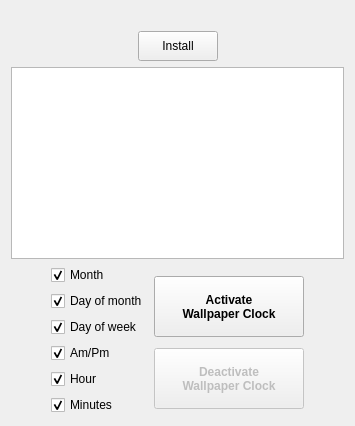
        <widget class="QWidget" name="wallpaper_clocks">
         <layout class="QVBoxLayout" name="verticalLayout_7">
          <item>
           <widget class="QLabel" name="label_9">
            <property name="font">
             <font>
              <weight>50</weight>
              <bold>false</bold>
             </font>
            </property>
            <property name="text">
             <string notr="true"/>
            </property>
            <property name="alignment">
             <set>Qt::AlignCenter</set>
            </property>
           </widget>
          </item>
          <item>
           <layout class="QHBoxLayout" name="horizontalLayout_3">
            <item>
             <spacer name="horizontalSpacer_5">
              <property name="orientation">
               <enum>Qt::Horizontal</enum>
              </property>
              <property name="sizeHint" stdset="0">
               <size>
                <width>40</width>
                <height>20</height>
               </size>
              </property>
             </spacer>
            </item>
            <item>
             <widget class="QPushButton" name="install_clock">
              <property name="minimumSize">
               <size>
                <width>0</width>
                <height>30</height>
               </size>
              </property>
              <property name="focusPolicy">
               <enum>Qt::NoFocus</enum>
              </property>
              <property name="toolTip">
               <string>You can also drag&amp;drop a .wcz file to install a wallpaper clock</string>
              </property>
              <property name="statusTip">
               <string/>
              </property>
              <property name="text">
               <string>Install</string>
              </property>
              <property name="icon">
               <iconset theme="list-add">
                <normaloff/>
               </iconset>
              </property>
              <property name="iconSize">
               <size>
                <width>20</width>
                <height>20</height>
               </size>
              </property>
             </widget>
            </item>
            <item>
             <spacer name="horizontalSpacer_6">
              <property name="orientation">
               <enum>Qt::Horizontal</enum>
              </property>
              <property name="sizeHint" stdset="0">
               <size>
                <width>40</width>
                <height>20</height>
               </size>
              </property>
             </spacer>
            </item>
           </layout>
          </item>
          <item>
           <widget class="QTableWidget" name="clocksTableWidget">
            <property name="minimumSize">
             <size>
              <width>0</width>
              <height>136</height>
             </size>
            </property>
            <property name="maximumSize">
             <size>
              <width>16777215</width>
              <height>420</height>
             </size>
            </property>
            <property name="contextMenuPolicy">
             <enum>Qt::CustomContextMenu</enum>
            </property>
            <property name="selectionMode">
             <enum>QAbstractItemView::SingleSelection</enum>
            </property>
            <property name="selectionBehavior">
             <enum>QAbstractItemView::SelectRows</enum>
            </property>
            <property name="showGrid">
             <bool>false</bool>
            </property>
            <property name="wordWrap">
             <bool>true</bool>
            </property>
            <property name="cornerButtonEnabled">
             <bool>false</bool>
            </property>
            <attribute name="horizontalHeaderVisible">
             <bool>false</bool>
            </attribute>
            <attribute name="horizontalHeaderCascadingSectionResizes">
             <bool>true</bool>
            </attribute>
            <attribute name="horizontalHeaderDefaultSectionSize">
             <number>88</number>
            </attribute>
            <attribute name="horizontalHeaderMinimumSectionSize">
             <number>88</number>
            </attribute>
            <attribute name="horizontalHeaderShowSortIndicator" stdset="0">
             <bool>false</bool>
            </attribute>
            <attribute name="horizontalHeaderStretchLastSection">
             <bool>true</bool>
            </attribute>
            <attribute name="verticalHeaderVisible">
             <bool>false</bool>
            </attribute>
            <attribute name="verticalHeaderDefaultSectionSize">
             <number>67</number>
            </attribute>
            <attribute name="verticalHeaderMinimumSectionSize">
             <number>67</number>
            </attribute>
            <column>
             <property name="text">
              <string notr="true">Default</string>
             </property>
            </column>
            <column>
             <property name="text">
              <string notr="true">Preview</string>
             </property>
            </column>
            <column>
             <property name="text">
              <string notr="true">Name</string>
             </property>
            </column>
           </widget>
          </item>
          <item>
           <layout class="QHBoxLayout" name="horizontalLayout_8">
            <item>
             <spacer name="horizontalSpacer_3">
              <property name="orientation">
               <enum>Qt::Horizontal</enum>
              </property>
              <property name="sizeHint" stdset="0">
               <size>
                <width>40</width>
                <height>20</height>
               </size>
              </property>
             </spacer>
            </item>
            <item>
             <layout class="QVBoxLayout" name="verticalLayout">
              <item>
               <widget class="QCheckBox" name="month_checkBox">
                <property name="focusPolicy">
                 <enum>Qt::NoFocus</enum>
                </property>
                <property name="toolTip">
                 <string/>
                </property>
                <property name="statusTip">
                 <string>January,February...</string>
                </property>
                <property name="text">
                 <string>Month</string>
                </property>
                <property name="checked">
                 <bool>true</bool>
                </property>
               </widget>
              </item>
              <item>
               <widget class="QCheckBox" name="day_month_checkBox">
                <property name="focusPolicy">
                 <enum>Qt::NoFocus</enum>
                </property>
                <property name="statusTip">
                 <string notr="true">1-31</string>
                </property>
                <property name="text">
                 <string>Day of month</string>
                </property>
                <property name="checked">
                 <bool>true</bool>
                </property>
               </widget>
              </item>
              <item>
               <widget class="QCheckBox" name="day_week_checkBox">
                <property name="focusPolicy">
                 <enum>Qt::NoFocus</enum>
                </property>
                <property name="statusTip">
                 <string>Monday,Tuesday...</string>
                </property>
                <property name="text">
                 <string>Day of week</string>
                </property>
                <property name="checked">
                 <bool>true</bool>
                </property>
               </widget>
              </item>
              <item>
               <widget class="QCheckBox" name="am_checkBox">
                <property name="focusPolicy">
                 <enum>Qt::NoFocus</enum>
                </property>
                <property name="statusTip">
                 <string notr="true">Am/Pm (If available)</string>
                </property>
                <property name="text">
                 <string>Am/Pm</string>
                </property>
                <property name="checked">
                 <bool>true</bool>
                </property>
               </widget>
              </item>
              <item>
               <widget class="QCheckBox" name="hour_checkBox">
                <property name="focusPolicy">
                 <enum>Qt::NoFocus</enum>
                </property>
                <property name="statusTip">
                 <string notr="true">1-24</string>
                </property>
                <property name="text">
                 <string>Hour</string>
                </property>
                <property name="checked">
                 <bool>true</bool>
                </property>
               </widget>
              </item>
              <item>
               <widget class="QCheckBox" name="minutes_checkBox">
                <property name="focusPolicy">
                 <enum>Qt::NoFocus</enum>
                </property>
                <property name="statusTip">
                 <string notr="true">1-60</string>
                </property>
                <property name="text">
                 <string>Minutes</string>
                </property>
                <property name="checked">
                 <bool>true</bool>
                </property>
               </widget>
              </item>
             </layout>
            </item>
            <item>
             <layout class="QVBoxLayout" name="verticalLayout_4">
              <property name="topMargin">
               <number>6</number>
              </property>
              <item>
               <widget class="QPushButton" name="activate_clock">
                <property name="minimumSize">
                 <size>
                  <width>150</width>
                  <height>61</height>
                 </size>
                </property>
                <property name="font">
                 <font>
                  <weight>75</weight>
                  <bold>true</bold>
                 </font>
                </property>
                <property name="toolTip">
                 <string/>
                </property>
                <property name="text">
                 <string>Activate
Wallpaper Clock</string>
                </property>
               </widget>
              </item>
              <item>
               <widget class="QPushButton" name="deactivate_clock">
                <property name="enabled">
                 <bool>false</bool>
                </property>
                <property name="minimumSize">
                 <size>
                  <width>150</width>
                  <height>61</height>
                 </size>
                </property>
                <property name="font">
                 <font>
                  <weight>75</weight>
                  <bold>true</bold>
                 </font>
                </property>
                <property name="text">
                 <string>Deactivate
Wallpaper Clock</string>
                </property>
               </widget>
              </item>
             </layout>
            </item>
            <item>
             <spacer name="horizontalSpacer_4">
              <property name="orientation">
               <enum>Qt::Horizontal</enum>
              </property>
              <property name="sizeHint" stdset="0">
               <size>
                <width>40</width>
                <height>20</height>
               </size>
              </property>
             </spacer>
            </item>
           </layout>
          </item>
         </layout>
        </widget>
